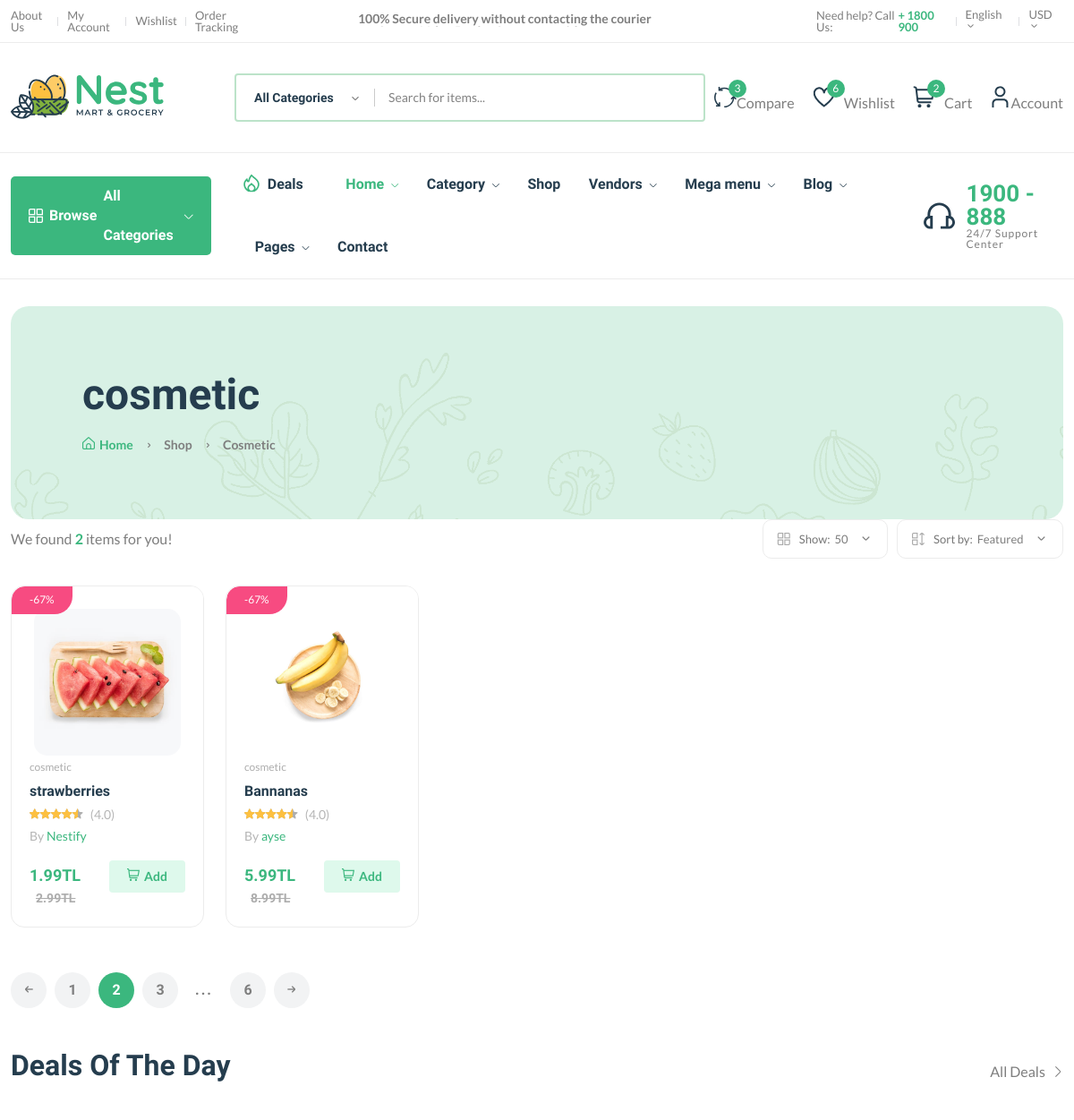
Before: /category/c/ (upper part) with the older database file.
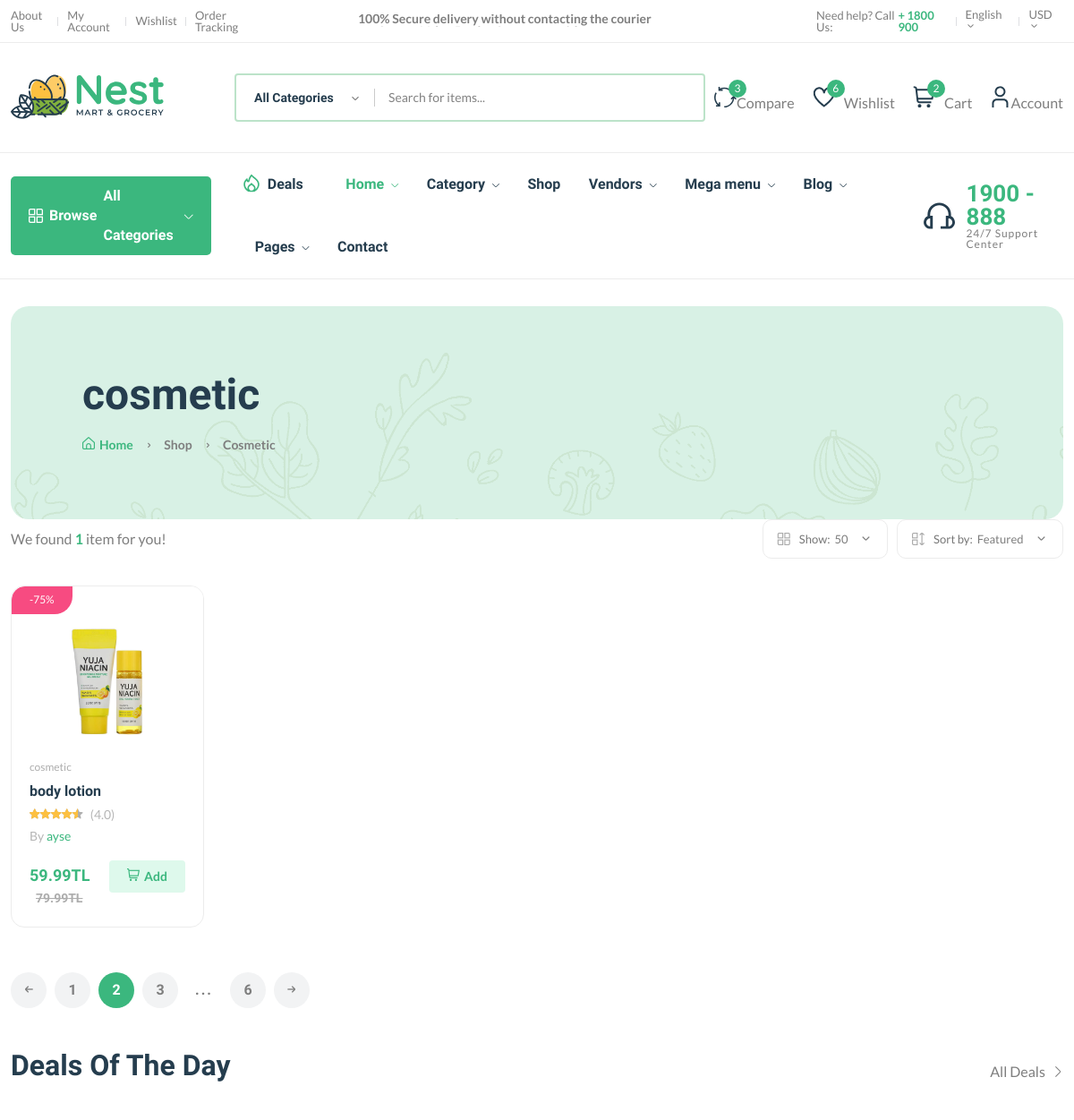
After: the same page with the newer database file.
### core/models.py (models this page shows, shortened)
class Product(models.Model):
    pid = ShortUUIDField(unique=True, length=10, max_length=20, alphabet="abcdefgh12345")
    title = models.CharField(max_length=100, default="fresh pear")
    image = models.ImageField(upload_to=user_direvtory_path, default="product.jpg")
    description = RichTextUploadingField(null=True, blank=True, default="This is the product")
    user = models.ForeignKey(User, on_delete=models.SET_NULL, null=True)
    category = models.ForeignKey(Category, on_delete=models.SET_NULL, null=True, related_name="category")
    vendor = models.ForeignKey(Vendor, on_delete=models.SET_NULL, null=True, related_name="product")
    price = models.DecimalField(max_digits=999999999999, decimal_places=2, default=1.99)
    old_price = models.DecimalField(max_digits=999999999999, decimal_places=2, default=2.99)
    specifications = RichTextUploadingField(null=True, blank=True)
    Type = models.CharField(max_length=100, default="Organic", null=True, blank=True)
    stock_count = models.CharField(max_length=100, default="10", null=True, blank=True)
    life = models.CharField(max_length=100, default="100 days", null=True, blank=True)
    mfd = models.DateTimeField(auto_now_add=False, null=True, blank=True)
    tags = TaggableManager(blank=True)
    product_status = models.CharField(choices=STATUS, max_length=10, default="in_review")
    status = models.BooleanField(default=True)
    in_stock = models.BooleanField(default=True)
    featured = models.BooleanField(default=False)
    digital = models.BooleanField(default=False)
    sku = ShortUUIDField(unique=True, length=4, max_length=10, prefix="sku", alphabet="1234567890")
    date = models.DateTimeField(auto_now_add=True)
    updated = models.DateTimeField(null=True, blank=True)
    class Meta:
        verbose_name_plural = "Product"
    def get_precentage(self):
        new_price = (self.price / self.old_price) * 100
        return new_price

class Category(models.Model):
    cid = ShortUUIDField(unique=True, length=10, max_length=20, prefix="cat", alphabet="abcdefgh12345")
    title = models.CharField(max_length=100, default="Food")
    image = models.ImageField(upload_to="category", default="category.jpg")
    class Meta:
        verbose_name_plural = "Categories"

class Vendor(models.Model):
    vid = ShortUUIDField(unique=True, length=10, max_length=20, prefix="ven", alphabet="abcdefgh12345")
    title = models.CharField(max_length=100, default="Nestify") #satici ismi
    image = models.ImageField(upload_to=user_direvtory_path, default="vendor.jpg")
    cover_image = models.ImageField(upload_to=user_direvtory_path, default="vendor.jpg")
    description = RichTextUploadingField(null=True, blank=True, default="i am an amazing vendor")
    address = models.CharField(max_length=100, default="123 Main street.")
    contact = models.CharField(max_length=100, default= "+123 456 789")
    chat_resp_time = models.CharField(max_length=100, default="100")
    shipping = models.CharField(max_length=100, default="100")
    authentic_rating = models.CharField(max_length=100, default="100")
    days_return = models.CharField(max_length=100, default="100")
    warranty_period = models.CharField(max_length=100, default="100")
    user = models.ForeignKey(User, on_delete=models.SET_NULL, null=True)
    class Meta:
        verbose_name_plural = "Vendors"

### core/views.py (the view)
# urls.py: path("category/<cid>/", category_product_list_view, name="category-product-list"),
def category_product_list_view(request, cid):
    category = Category.objects.get(cid = cid)
    products = Product.objects.filter(product_status="published",category=category)
    context = {
        "category": category,
        "products": products,
    }
    return render(request,"core/category-product-list.html",context)

### core/context_processor.py (called while the page is built)
def default(request):
    categories = Category.objects.all()
    try:
        address = Address.objects.get(user=request.user)
    except:
        address = None
    return {
        'categories':categories,
        'address':address,
    }

### templates/core/category-product-list.html (shortened to what the changed rows need)
{% extends 'partials/base.html' %}
{% load static %}
{% block content %}
    <main class="main">
        <div class="page-header mt-30 mb-50">
            <div class="container">
                <div class="archive-header">
                    <div class="row align-items-center">
                        <div class="col-xl-3">
                            <h1 class="mb-15">{{category.title}}</h1>
                    </div>
                </div>
            </div>
        </div>
        <div class="container mb-30">
            <div class="row">
                <div class="col-12">
                    <div class="shop-product-fillter">
                        <div class="totall-product">
                            <p>We found <strong class="text-brand">{{products.count}}</strong> item{{products.count|pluralize}} for you!</p>
                        </div>
                    </div>
                    <div class="row product-grid">
                        {% for p in products %}
                        <div class="col-lg-1-5 col-md-4 col-12 col-sm-6">
                            <div class="product-cart-wrap mb-30">
                                <div class="product-img-action-wrap">
                                    <div class="product-img product-img-zoom">
                                        <a href="{% url 'core:product-detail' p.pid %}">
                                            <img class="default-img" src="{{p.image.url}}" alt="" />
                                        </a>
                                    </div>
                                    <div class="product-badges product-badges-position product-badges-mrg">
                                        <span class="hot">-{{p.get_precentage |floatformat:0}}%</span>
                                    </div>
                                </div>
                                <div class="product-content-wrap">
                                    <div class="product-category">
                                        <a href="{% url 'core:product-detail' p.pid %}">{{ p.category.title }}</a>
                                    </div>
                                    <h2><a href="shop-product-right.html">{{ p.title }}</a></h2>
                                    <div class="product-rate-cover">
                                        <div class="product-rate d-inline-block">
                                            <div class="product-rating" style="width: 90%"></div>
                                        </div>
                                        <span class="font-small ml-5 text-muted"> (4.0)</span>
                                    </div>
                                    <div>
                                        <span class="font-small text-muted">By <a href="vendor-details-1.html">{{p.vendor.title}}</a></span>
                                    </div>
                                    <div class="product-card-bottom">
                                        <div class="product-price">
                                            <span>{{p.price}}TL</span>
                                            <span class="old-price">{{p.old_price}}TL</span>
                                        </div>
                                        <div class="add-cart">
                                            <a class="add" href="shop-cart.html"><i class="fi-rs-shopping-cart mr-5"></i>Add </a>
                                        </div>
                                    </div>
                                </div>
                            </div>
                        </div>
                        {% endfor %}
                </div>
                </div>
            </div>
        </div>
    </main>
{% endblock content %}

Changed rows visible on the page:
no longer on this page (row edited): Product: image (picture), get_precentage "67", category "cosmetic", title "strawberries", vendor "Nestify", price "1.99", old_price "2.99"
removed Product: image (picture), get_precentage "67", category "cosmetic", title "Bannanas", vendor "ayse", price "5.99", old_price "8.99"
now on this page (row edited): Product: image (picture), get_precentage "75", category "cosmetic", title "body lotion", vendor "ayse", price "59.99", old_price "79.99"
Other visible differences:
{{ products.count }}: "2" → "1"
